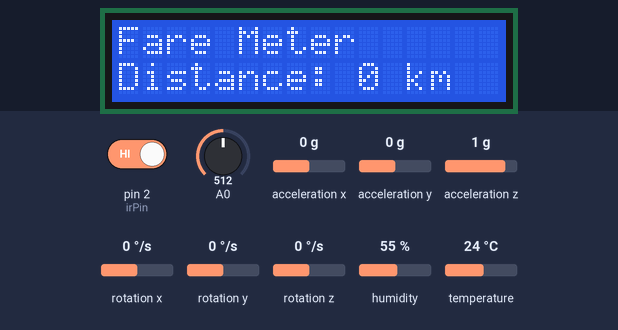
The sketch below on a simulated Arduino Uno, built with avr-gcc and run on an emulated ATmega328P. On the bench: 16×2 character LCD. The test bench sets the inputs (shaded band); at power-on: A0 = 512, pin 2 (irPin) HIGH, acceleration x 0 g, acceleration y 0 g, acceleration z 1 g, rotation x 0 °/s, rotation y 0 °/s, rotation z 0 °/s, humidity 55 %, temperature 24 °C. Storage starts empty; what the sketch prints to the serial monitor is not drawn.

Above: at 1.2 s.
1.3 s: A0 set to 54
2.8 s: A0 set to 45
At 3.8 s:
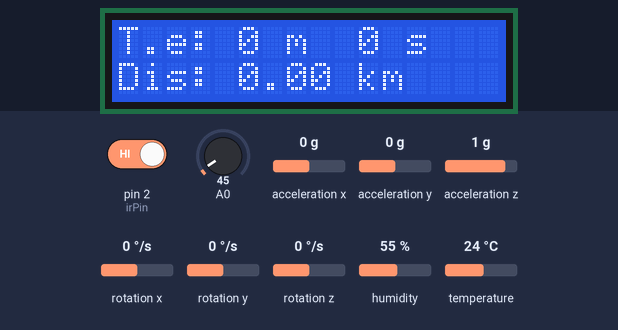
5.8 s: A0 set to 437
7.6 s: A0 set to 459
At 8.3 s:
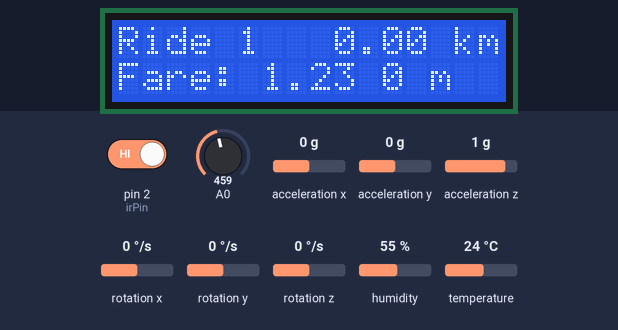
9.4 s: A0 set to 40
At 12.2 s:
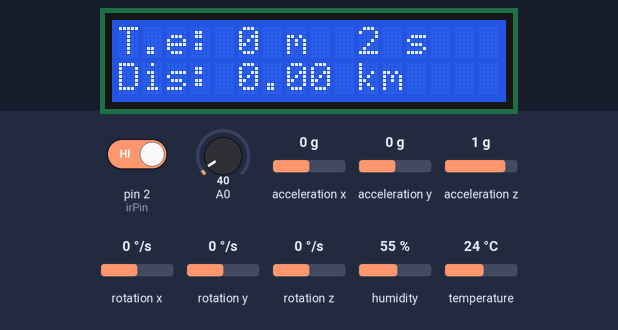
12.4 s: A0 set to 460
At 13.8 s:
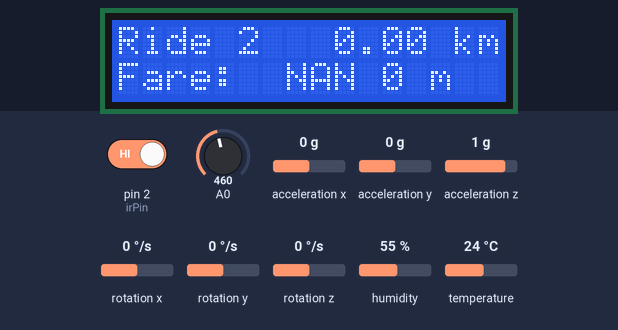
Timing chart, 0 to 15.3 s (numbered marks = the images above; inputs shaded):
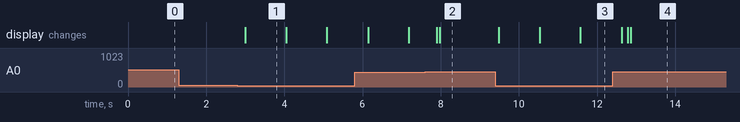

Measured:
- the behaviour switches between 50 and 49 on A0 (found by bisection; images 0 and 1)
- the behaviour switches between 450 and 451 on A0 (found by bisection; images 1 and 2)
- after the input at 1.3 s, every drawn part: stays the same
- after the input at 2.8 s, the display: changes after 0.20 s (image 1)
- after the input at 7.6 s, the display: first changes after 0.30 s (image 2 shows a later state)
- after the input at 9.4 s, the display: first changes after 0.08 s (image 3 shows a later state)
- after the input at 12.4 s, the display: first differs from a run without the input after 0.38 s (image 4 shows a later state)
- what the display in image 1 shows lasts 1.1 s, from 3.0 s to 4.1 s

The sketch:

ricshaw_fare_t_2.ino
```cpp
//required libraries
//with time elapse and distance
#include <LiquidCrystal.h>
#include <MPU6050_tockn.h>
#include <Wire.h>
#include <DHT.h>
#include <SD.h>
#include <SPI.h>
// #include <SoftwareSerial.h>
//LCD
LiquidCrystal lcd(8, 9, 4, 5, 6, 7);


//Global variables
//fdsfsad

//time
//new
// int buttonPin = 2;
unsigned long shuruTime = 0;
unsigned long elapsedTime = 0;
bool isTiming = false;
// STOP BUTTON
// const int stopButtonPin = 6;
// bool stopButtonPressed = false;

//new
float minutes = 0;
uint32_t prevTime;
uint32_t startTime;
//LCD
int adc_key_in = 0;

//wheelRotation // IR SENSOR
int irPin = 2;
int count = 0;
// WHEEL CIRCUMFERENCE
const float wheelCircumference = 0.67;
// WHEEL ROTATION
float new_wheelRotation=0;
// INITIALIZES THE VARIABLES
float previousDistance = 0.0;
float currentDistance = 0.0;
float totalDistance = 0.0;
float distance = 0.0;
// int distance = 0;       // distance traveled by cycle
// int previousDistance = 0; // previous distance
// int count = 0;          // number of revolutions
// int circumference = 200;  // circumference of the wheel in mm (you may need to adjust this value for your wheel size)
// unsigned long previousMillis = 0;  // previous time
// const float WHEEL_CIRCUMFERENCE = 2.0; //kilometer
// // // for showing the distance travelled
// unsigned int kmCounter = 0;
// float distanceDurotto = 0.0;
//  const int LEFT_BUTTON = 4;

//Temp_Hum

#define DHTPIN 3

#define DHTTYPE DHT11

DHT dht(DHTPIN, DHTTYPE);

float new_tempHum = 0;
File myFile;
const int chipSelect = 10;

float temperature, humidity;
float sumT = 0;
float sumAvg = 0;
float sumH = 0;
float sumAvg_h = 0;
float price = 0.02; //change this for temperature //for max 35 degree C
float price_h = 0.01; //change this for humidity //for max 80% Humidity
int current_ride=0;
float x = -1;
float state = 0;

//int ride=0;
//windSpeed

//const int IR_sensor_pin = 10;  // pin for the IR sensor
//float new_avg_wind_speed = 0;

//roadSteepness

MPU6050 mpu6050(Wire);
float new_steepness = 0;
float total_steepness=0;
float countSteep=0;

//fare

int initial_start_flag=true;

int startButton=true;
int stopButton=true;
int startFlag=false;

// SoftwareSerial BTserial(15,16); // RX | TX

void setup() {


  // start serial communication
  Serial.begin(9600);

  //sd card code starts
  while (!Serial) {
    ;
  }
  Serial.print("Initializing SD card...");
  if (!SD.begin(chipSelect)) {
    Serial.println("Card failed, or not present");
    while (1);
  }
  Serial.println("card initialized.");
  // Serial.println("Ready to connect to Bluetooth module!");
  // BTserial.begin(9600);

  // configureHM10();

  //sd card code ends
  lcd.begin(16, 2);     // start the library
  lcd.setCursor(0, 0);  // set the LCD cursor position
  lcd.print("Fare Meter");
  // pinMode(buttonPin, INPUT_PULLUP); //new
  pinMode(irPin, INPUT_PULLUP);
  // pinMode(stopButtonPin, INPUT_PULLUP);

    // Display the initial distance on the LCD screen
  lcd.setCursor(0, 1);
  lcd.print("Distance: ");
  lcd.print(0);
  lcd.print(" km");
  // pinMode(irPin, INPUT);
//  SD.begin(chipSelect);
//wheelRotatiion
//  pinMode(irPin, INPUT);
//tempHum

  dht.begin();


//windSpeed
//  pinMode(IR_sensor_pin, INPUT);  // set the IR sensor pin as an input

  //  roadSteepness
  Wire.begin();
  mpu6050.begin();
  mpu6050.setGyroOffsets(-0.3,0.15, 0.03);// set this value for gyro and calibrate it after installation
//    mpu6050.calcGyroOffsets(true);
//
  prevTime = millis();
  startTime = millis();


}


void loop() {

   // listen for data from the Bluetooth module and print it to the Serial Monitor

  // unsigned long new_wheel_rotation = wheelRotation();

  // hm10Serial.println("AT+NAMEMyModule");
  adc_key_in = analogRead(0);
  if(initial_start_flag==true){
    initial_start_flag=false;
    prevTime = millis();
    }

  // btnRIGHT:  if the right btn is pressed
//  Serial.println("adc"+String(adc_key_in));
//  Serial.println("millis"+String(millis()));
//  Serial.println("prevTime"+String(prevTime));
  delay(50);
//  if (adc_key_in < 50 && millis() - prevTime > 100) {
if (adc_key_in < 50 ) {
    startTime = millis();
    startFlag=true;

    Serial.println("start");
  }
 //if start button is pressed then enter this if statement
if(startFlag==true){

//    Serial.println("working");
    lcd.clear();

    // lcd.setCursor(0, 0);
    // lcd.print("Meter Running");
    // lcd.setCursor(0, 1);

//new
    // if (digitalRead(buttonPin) == LOW && !isTiming) {
    if (!isTiming){
      shuruTime = millis();
      isTiming = true;
  }

    if (isTiming) {
      elapsedTime = millis() - shuruTime;
      int minutes = elapsedTime / 60000;
      int seconds = (elapsedTime / 1000) % 60;
      // Serial.print("Sec");
      // Serial.print(seconds);
      lcd.setCursor(0, 0);
      lcd.print("T.e: ");
      lcd.print(minutes);
      lcd.print(" m  ");
      lcd.print(seconds);
      lcd.print(" s");


    }
     // Check for a magnet passing by the IR sensor
  if (digitalRead(irPin) == LOW) {
    count++;
   }

  // Calculate the distance travelled in kilometers
  float distance = (float)count * wheelCircumference / 1000.0;

    // Calculate the distance travelled since the last measurement
   float distanceTravelled = currentDistance - previousDistance;
    // Add the distance travelled to the total distance
    totalDistance += distanceTravelled;

  // Add the distance travelled to the trip distance and total distance
  // if (!stopButtonPressed) {
  //   tripDistance += distanceTravelled;
  //   totalDistance += distanceTravelled;
  // }

  // Update the LCD screen if the distance has changed
    float prevDistance = -1.0;
  if (distance != prevDistance) {
    lcd.setCursor(0, 1);
    lcd.print("Dis: ");
    lcd.setCursor(5, 1);
    lcd.print(distance, 2);
    lcd.print(" km");
  }
  prevDistance = distance;
  delay(100);


  // Delay for 100ms before repeating the loop
  // delay(100);
//new


    new_wheelRotation = wheelRotation();
//    Serial.println(new_wheelRotation);
    new_tempHum = tempHum();
    new_steepness = roadsteepness();
    startButton=false;
    stopButton=true;
    prevTime = millis();
  }
// Kilometer or Distance travelled
  // int sensorValue = digitalRead(irPin);
  // if (sensorValue == HIGH) {
  //   kmCounter++;
  //   distanceDurotto = kmCounter * WHEEL_CIRCUMFERENCE;
  //   lcd.setCursor(10, 0);
  //   lcd.print(distanceDurotto);
  //   lcd.print(" m       ");
  // }

  // if (LEFT_BUTTON == LOW) {
  //   // Display the distance on the LCD keypad shield
  //   lcd.setCursor(10, 0);
  //   lcd.print(distanceDurotto);
  //   lcd.print(" m       ");
  // }
  // delay(10);


  //btnLEFT: if the left button is pressed

//  if (adc_key_in > 80 && adc_key_in < 650 && millis() - prevTime > 1000) {
//if stop button is pressed then enter this if statement
  if (adc_key_in > 450 && adc_key_in < 650  && stopButton==true &&startFlag==true) {
    Serial.println("stop");
    startFlag=false;
    x = 0;
    state = 0;
    sumT = 0;
    sumAvg = 0;
    sumH = 0;
    countSteep=0;
    sumAvg_h = 0;
    startButton=true;
    stopButton=false;
    isTiming = false;

    total_steepness=0;
//    Serial.println("left");
    elapsedTime = millis() - shuruTime;
    fare();


  //  if (digitalRead(buttonPin) == LOW){
     float distance = (float)count * wheelCircumference / 1000.0;


    prevTime = millis();


    count = 0;


    myFile = SD.open("test.txt", FILE_WRITE);
    if (myFile) {
      Serial.println("time"+String(elapsedTime)+",");

      myFile.print(","+String(elapsedTime/60000)+",");
      // myFile.print("time");
      myFile.close();
      Serial.println("Wrote to file test.txt");
     } else {
      Serial.println("error opening test.txt");
     }

      myFile = SD.open("test.txt", FILE_WRITE);
     if (myFile) {
      Serial.println("distance"+String(distance)+",");
      myFile.print(String(distance));
      myFile.println();
      // myFile.print("distance");
      myFile.close();
      Serial.println("Wrote to file test.txt");
     } else {
      Serial.println("error opening test.txt");
     }
    lcd.setCursor(9, 0);
    // lcd.print("Distance: ");
    lcd.print(distance, 2);
    lcd.print(" km");
    // // reset the count and distance for the next trip

    lcd.setCursor(11, 1);
    lcd.print(elapsedTime / 60000);
    lcd.print(" m");


  // Delay for 10 milliseconds to avoid double-counting
  // delay(10); }
  }
  if (adc_key_in > 250 && adc_key_in < 350 && millis() - prevTime > 1000 ) {


  String lineDown;
  myFile = SD.open("test.txt");
//  String rideDown="";
//  String rideNew="";
  if (myFile) {
//    while (myFile.available()) {
//      lineDown = myFile.readStringUntil('\n');
//      int comma = lineDown.indexOf(',');
//      String part1 = lineDown.substring(0, comma);
//      rideNew=part1;
//    }
//    current_ride=rideNew.toInt()+1;

    while (myFile.available()) {
      lineDown = myFile.readStringUntil('\n');

      int commaIndex1 = lineDown.indexOf(',');
    int commaIndex2 = lineDown.indexOf(',', commaIndex1 + 1);
    int commaIndex3 = lineDown.indexOf(',', commaIndex2 + 1);
    String part1 = lineDown.substring(0, commaIndex1);
    String part2 = lineDown.substring(commaIndex1 + 1, commaIndex2);
    String part3 = lineDown.substring(commaIndex2 + 1, commaIndex3);
    String part4 = lineDown.substring(commaIndex3 + 1);

      if(current_ride-1==part1.toInt()){
        lcd.clear();
        lcd.setCursor(0, 0);
        lcd.print("Ride:"+String(part1)+"    D:"+String(part4)+" ");
        lcd.setCursor(0, 1);
        lcd.print("Fare :"+String(part2)+" T:"+String(part3));
        lcd.setCursor(10, 1);
        lcd.print(" ");//do not touch this
      }

    }
    if(current_ride>0){
      current_ride=current_ride-1;
      }

    myFile.close();
  } else {
    Serial.println("error opening test.txt");
  }


    Serial.println("down");
    prevTime = millis();

  }

  if (adc_key_in > 80 && adc_key_in < 200 && millis() - prevTime > 1000 ) {
    String lineUp;
  myFile = SD.open("test.txt");

  if (myFile) {
    int countMaxRide=0;
    while (myFile.available()) {
      lineUp = myFile.readStringUntil('\n');

      int commaIndex1 = lineUp.indexOf(',');
    int commaIndex2 = lineUp.indexOf(',', commaIndex1 + 1);
    int commaIndex3 = lineUp.indexOf(',', commaIndex2 + 1);
    String part1 = lineUp.substring(0, commaIndex1);
    String part2 = lineUp.substring(commaIndex1 + 1, commaIndex2);
    String part3 = lineUp.substring(commaIndex2 + 1, commaIndex3);
    String part4 = lineUp.substring(commaIndex3 + 1);

      if(current_ride+1==part1.toInt()){
        lcd.clear();
        lcd.setCursor(0, 0);
        lcd.print("Ride:"+String(part1)+"    D:"+String(part4)+" ");
        lcd.setCursor(0, 1);
        lcd.print("Fare: "+String(part2)+" T:"+String(part3));
        lcd.setCursor(10, 1);
        lcd.print(" ");//do not touch this
      }
      countMaxRide=countMaxRide+1;
    }
    if(current_ride<countMaxRide-1){
      current_ride=current_ride+1;
      }

    myFile.close();
  } else {
    Serial.println("error opening test.txt");
  }

    Serial.println("up");
    prevTime = millis();
  }

  // Send the AT command to set the module to advertising mode


  // Wait for the module to respond
  delay(100);


}
```

Temp_Hum.ino
```cpp
float tempHum() {
  temperature = dht.readTemperature();
  humidity = dht.readHumidity();

  float x = temperature * price + humidity * price_h;

  return x;

  // BTserial.print("H:");
  // BTserial.print(humidity);
  // BTserial.print(" T:");
  // BTserial.println(temperature);
}
```

fare.ino
```cpp
float fare() {

//  uint16_t minutes = timer();   //this indicates the system on time
//  int displayMinute = minutes;  //for displaying the value in lcd

  float unit_price=1;//change this value for wheel rotation
  float fare = new_wheelRotation * 0.042;

//  float windFare = 10000 * new_avg_wind_speed;  //additional fare for windSpeed
  float tempHum =  new_tempHum;         //additional fare for temperature and humidity

  float steepFare = 0.01 * new_steepness; //change this value for steepness     //additional fare for sttepness


  float totalFare = tempHum+steepFare+fare ;  //total fare considering all factors
  Serial.println("Temp Hum :"+String(tempHum));
  Serial.println("steepFare :"+String(steepFare));
  Serial.println("Steepness :"+String(new_steepness));
  Serial.println("Wheel :"+String(fare));
  Serial.println("Total :"+String(totalFare));

  //sd card read code starts
  String line;

  myFile = SD.open("test.txt");
  String ride="";
  if (myFile) {
    while (myFile.available()) {
      line = myFile.readStringUntil('\n');
      int commaIndex = line.indexOf(',');
      String part1 = line.substring(0, commaIndex);
      String part2 = line.substring(commaIndex + 1);
      ride=part1;
    }
    myFile.close();
  } else {
    Serial.println("error opening test.txt");
  }

//  sd card read code ends


  //sd card write code starts
  myFile = SD.open("test.txt", FILE_WRITE);
  if (myFile) {
    myFile.print(String(ride.toInt()+1)+","+String(totalFare));
    myFile.close();
    Serial.println("Wrote to file test.txt");
  } else {
    Serial.println("error opening test.txt");
  }
//  sd card write code ends
  current_ride=ride.toInt()+1;
  lcd.clear();
//  lcd.setCursor(0, 0);
//  lcd.print("Time: ");
//
//  lcd.setCursor(7, 1);
//  lcd.print(displayMinute);

  lcd.setCursor(0, 0);
  lcd.print("Ride "+String(ride.toInt()+1));

  lcd.setCursor(0, 1);
  lcd.print("Fare: "+String(totalFare));

  // lcd.setCursor(9, 0);
  // lcd.print()
}
```

roadSteepness.ino
```cpp
float roadsteepness() {

  mpu6050.update();


  float angle_x = mpu6050.getAngleX();


  if (millis() - startTime >= 1000) {
    if(angle_x+20<0){
  angle_x=-20;
 }
    // Your code here
  total_steepness=total_steepness+20+angle_x;
  startTime=millis();
  countSteep=countSteep+1;
//  Serial.println(angle_x);
//  Serial.println("average: "+String(total_steepness/countSteep));
  }

//  delay(100);
  return total_steepness/countSteep;


}
```

wheelRotation.ino
```cpp
float wheelRotation() {
  int counter = digitalRead(irPin);
//  Serial.println("ir"+String(counter));
  if (state == 0) {
    switch (counter) {
      case 1:
        state = 1;
        x = x + 1;
        break;
      case 0: state = 0; break;


    }
  }

  if (counter == LOW) {
    state = 0;
  }

//  delay(20);
  return x;
}
```
